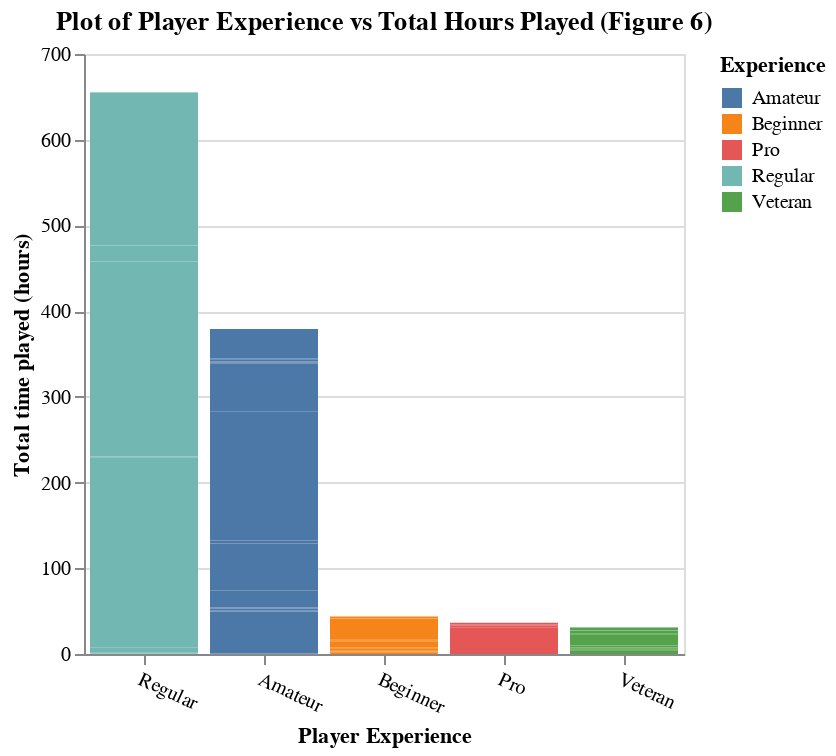

Source (notebook cell):
### Markdown cell above
With our calculations in mind, it should be noted that `players.csv` contains a substantial number of observations of players who have not logged any hours during the study period (i.e. their `played_hours` is **0**). While these entries might initially appear irrelevant, we have chosen to retain them because they also provide valuable insights into player inactivity patterns, which we found to also be crucial for understanding overall player behavior. Removing these observations would compromise the completeness of our data analysis.

### Code cell
experience_plot = alt.Chart(players, title='Plot of Player Experience vs Total Hours Played (Figure 6)').mark_bar().encode(
    x=alt.X('experience', title='Player Experience', sort='-y', axis=alt.Axis(labelAngle=25)),
    y=alt.Y('played_hours', title='Total time played (hours)'),
    color=alt.Color('experience', title='Experience')
).properties(
    width=300
)
experience_plot

### Figure 1 — Vega specification as saved in the notebook (floating-point values rounded to 4 significant figures; data arrays with more than 128 entries replaced by an {"elided": "..."} marker saying what was removed)
{"$schema": "https://vega.github.io/schema/vega/v5.json", "data": [{"name": "source_0"}, {"name": "data_0", "values": {"elided": "196 records"}}, {"name": "source_0_x_domain_experience", "values": [{"experience": "Pro", "sort_field": 36.4}, {"experience": "Veteran", "sort_field": 31.1}, {"experience": "Amateur", "sort_field": 379.1}, {"experience": "Regular", "sort_field": 655.5}, {"experience": "Beginner", "sort_field": 43.7}]}, {"name": "data_0_color_domain_experience", "values": [{"experience": "Pro"}, {"experience": "Veteran"}, {"experience": "Amateur"}, {"experience": "Regular"}, {"experience": "Beginner"}]}], "marks": [{"type": "rect", "name": "marks", "from": {"data": "data_0"}, "encode": {"update": {"y": {"field": "played_hours_end", "scale": "y"}, "y2": {"field": "played_hours_start", "scale": "y"}, "fill": {"field": "experience", "scale": "color"}, "x": {"field": "experience", "scale": "x"}, "width": {"signal": "max(0.25, bandwidth('x'))"}}}, "style": ["bar"]}], "scales": [{"name": "x", "type": "band", "domain": {"data": "source_0_x_domain_experience", "field": "experience", "sort": {"op": "max", "field": "sort_field", "order": "descending"}}, "range": [0, {"signal": "width"}], "paddingInner": 0.1, "paddingOuter": 0.05}, {"name": "y", "type": "linear", "domain": {"data": "data_0", "fields": ["played_hours_start", "played_hours_end"]}, "range": [{"signal": "height"}, 0], "nice": true, "zero": true}, {"name": "color", "type": "ordinal", "domain": {"data": "data_0_color_domain_experience", "field": "experience", "sort": true}, "range": "category"}], "axes": [{"scale": "y", "zindex": 0, "aria": false, "domain": false, "gridScale": "x", "grid": true, "orient": "left", "labels": false, "minExtent": 0, "tickCount": {"signal": "ceil(height/40)"}, "ticks": false, "maxExtent": 0}, {"scale": "x", "labelAngle": 25, "zindex": 0, "labelAlign": "left", "labelBaseline": "top", "orient": "bottom", "grid": false, "title": "Player Experience"}, {"scale": "y", "grid": false, "tickCount": {"signal": "ceil(height/40)"}, "zindex": 0, "labelOverlap": true, "orient": "left", "title": "Total time played (hours)"}], "title": {"text": "Plot of Player Experience vs Total Hours Played (Figure 6)", "frame": "group"}, "background": "white", "style": "cell", "width": 300, "padding": 5, "legends": [{"title": "Experience", "fill": "color", "symbolType": "square"}], "height": 300}
